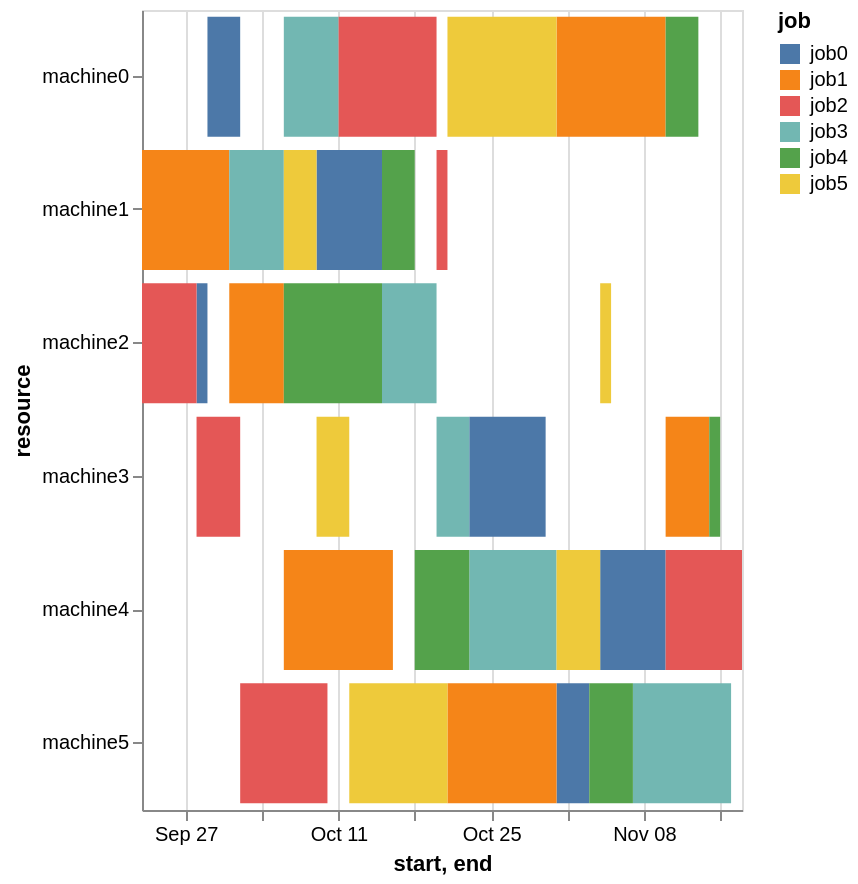

Notebook code cell kept with this figure:
### Code cell
mo.ui.altair_chart(plot_altair(model1_cpsat.to_df()))

### Figure 1 — Vega specification as saved in the notebook (floating-point values rounded to 4 significant figures)
{"$schema": "https://vega.github.io/schema/vega-lite/v6.4.1.json", "config": {"view": {"continuousHeight": 300, "continuousWidth": 300}}, "data": {"name": "data-0a14b534eafca1ffd3fd9e51438ac29e"}, "datasets": {"data-0a14b534eafca1ffd3fd9e51438ac29e": [{"end": "2026-09-29T00:00:00", "job": "job0", "resource": "machine2", "start": "2026-09-28T00:00:00", "task": "task0"}, {"end": "2026-10-02T00:00:00", "job": "job0", "resource": "machine0", "start": "2026-09-29T00:00:00", "task": "task1"}, {"end": "2026-10-15T00:00:00", "job": "job0", "resource": "machine1", "start": "2026-10-09T00:00:00", "task": "task2"}, {"end": "2026-10-30T00:00:00", "job": "job0", "resource": "machine3", "start": "2026-10-23T00:00:00", "task": "task3"}, {"end": "2026-11-03T00:00:00", "job": "job0", "resource": "machine5", "start": "2026-10-31T00:00:00", "task": "task4"}, {"end": "2026-11-10T00:00:00", "job": "job0", "resource": "machine4", "start": "2026-11-04T00:00:00", "task": "task5"}, {"end": "2026-10-01T00:00:00", "job": "job1", "resource": "machine1", "start": "2026-09-23T00:00:00", "task": "task0"}, {"end": "2026-10-06T00:00:00", "job": "job1", "resource": "machine2", "start": "2026-10-01T00:00:00", "task": "task1"}, {"end": "2026-10-16T00:00:00", "job": "job1", "resource": "machine4", "start": "2026-10-06T00:00:00", "task": "task2"}, {"end": "2026-10-31T00:00:00", "job": "job1", "resource": "machine5", "start": "2026-10-21T00:00:00", "task": "task3"}, {"end": "2026-11-10T00:00:00", "job": "job1", "resource": "machine0", "start": "2026-10-31T00:00:00", "task": "task4"}, {"end": "2026-11-14T00:00:00", "job": "job1", "resource": "machine3", "start": "2026-11-10T00:00:00", "task": "task5"}, {"end": "2026-09-28T00:00:00", "job": "job2", "resource": "machine2", "start": "2026-09-23T00:00:00", "task": "task0"}, {"end": "2026-10-02T00:00:00", "job": "job2", "resource": "machine3", "start": "2026-09-28T00:00:00", "task": "task1"}, {"end": "2026-10-10T00:00:00", "job": "job2", "resource": "machine5", "start": "2026-10-02T00:00:00", "task": "task2"}, {"end": "2026-10-20T00:00:00", "job": "job2", "resource": "machine0", "start": "2026-10-11T00:00:00", "task": "task3"}, {"end": "2026-10-21T00:00:00", "job": "job2", "resource": "machine1", "start": "2026-10-20T00:00:00", "task": "task4"}, {"end": "2026-11-17T00:00:00", "job": "job2", "resource": "machine4", "start": "2026-11-10T00:00:00", "task": "task5"}, {"end": "2026-10-06T00:00:00", "job": "job3", "resource": "machine1", "start": "2026-10-01T00:00:00", "task": "task0"}, {"end": "2026-10-11T00:00:00", "job": "job3", "resource": "machine0", "start": "2026-10-06T00:00:00", "task": "task1"}, {"end": "2026-10-20T00:00:00", "job": "job3", "resource": "machine2", "start": "2026-10-15T00:00:00", "task": "task2"}, {"end": "2026-10-23T00:00:00", "job": "job3", "resource": "machine3", "start": "2026-10-20T00:00:00", "task": "task3"}, {"end": "2026-10-31T00:00:00", "job": "job3", "resource": "machine4", "start": "2026-10-23T00:00:00", "task": "task4"}, {"end": "2026-11-16T00:00:00", "job": "job3", "resource": "machine5", "start": "2026-11-07T00:00:00", "task": "task5"}, {"end": "2026-10-15T00:00:00", "job": "job4", "resource": "machine2", "start": "2026-10-06T00:00:00", "task": "task0"}, {"end": "2026-10-18T00:00:00", "job": "job4", "resource": "machine1", "start": "2026-10-15T00:00:00", "task": "task1"}, {"end": "2026-10-23T00:00:00", "job": "job4", "resource": "machine4", "start": "2026-10-18T00:00:00", "task": "task2"}, {"end": "2026-11-07T00:00:00", "job": "job4", "resource": "machine5", "start": "2026-11-03T00:00:00", "task": "task3"}, {"end": "2026-11-13T00:00:00", "job": "job4", "resource": "machine0", "start": "2026-11-10T00:00:00", "task": "task4"}, {"end": "2026-11-15T00:00:00", "job": "job4", "resource": "machine3", "start": "2026-11-14T00:00:00", "task": "task5"}, {"end": "2026-10-09T00:00:00", "job": "job5", "resource": "machine1", "start": "2026-10-06T00:00:00", "task": "task0"}, {"end": "2026-10-12T00:00:00", "job": "job5", "resource": "machine3", "start": "2026-10-09T00:00:00", "task": "task1"}, {"end": "2026-10-21T00:00:00", "job": "job5", "resource": "machine5", "start": "2026-10-12T00:00:00", "task": "task2"}, {"end": "2026-10-31T00:00:00", "job": "job5", "resource": "machine0", "start": "2026-10-21T00:00:00", "task": "task3"}, {"end": "2026-11-04T00:00:00", "job": "job5", "resource": "machine4", "start": "2026-10-31T00:00:00", "task": "task4"}, {"end": "2026-11-05T00:00:00", "job": "job5", "resource": "machine2", "start": "2026-11-04T00:00:00", "task": "task5"}]}, "encoding": {"color": {"field": "job", "type": "nominal"}, "x": {"field": "start", "type": "temporal"}, "x2": {"field": "end"}, "y": {"field": "resource", "type": "nominal"}}, "height": 400, "mark": {"type": "bar"}, "width": "container"}
